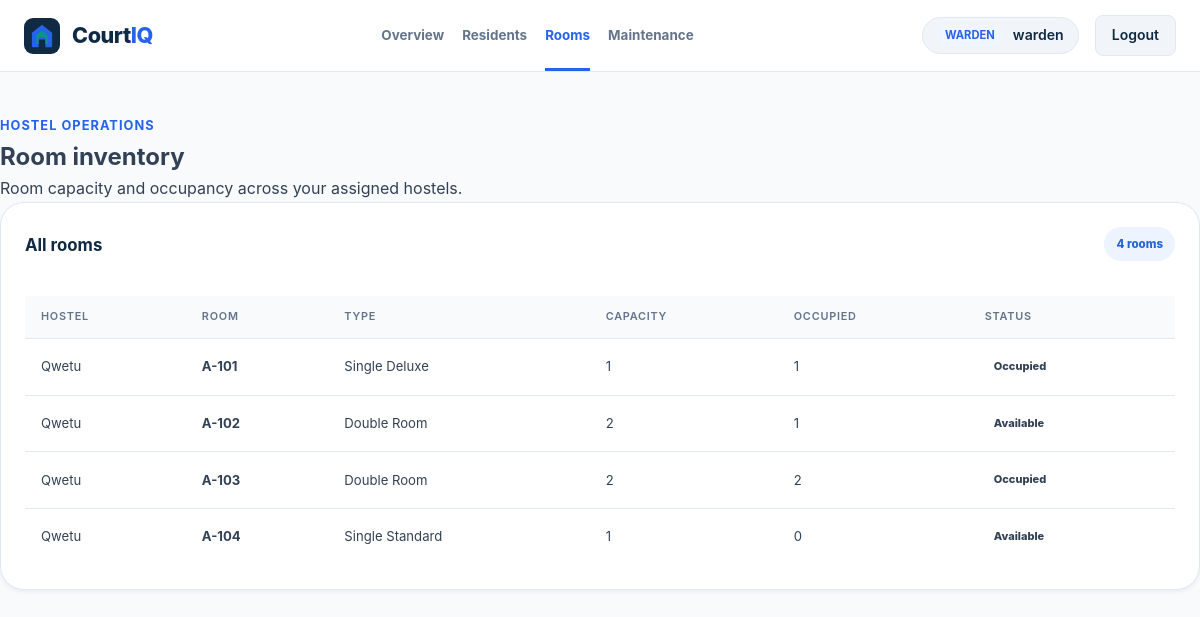
Page /warden/rooms.php (signed in) on the committed database.
### tables this page shows
CREATE TABLE IF NOT EXISTS `users` (
    `id` INT AUTO_INCREMENT PRIMARY KEY,
    `username` VARCHAR(80) NOT NULL UNIQUE,
    `email` VARCHAR(150) NOT NULL UNIQUE,
    `password_hash` VARCHAR(255) NOT NULL,
    `role` ENUM('student', 'warden', 'administrator') NOT NULL,
    `status` ENUM('active', 'inactive', 'suspended') NOT NULL DEFAULT 'active',
    `approval_status` ENUM('pending', 'approved', 'rejected') NOT NULL DEFAULT 'approved',
    `approval_decided_by` INT DEFAULT NULL,
    `approval_decided_at` DATETIME DEFAULT NULL,
    `created_at` TIMESTAMP DEFAULT CURRENT_TIMESTAMP,
    `updated_at` TIMESTAMP DEFAULT CURRENT_TIMESTAMP ON UPDATE CURRENT_TIMESTAMP,
    INDEX `idx_users_role` (`role`),
    INDEX `idx_users_status` (`status`),
    INDEX `idx_users_approval_status` (`approval_status`, `role`),
    FOREIGN KEY (`approval_decided_by`) REFERENCES `users`(`id`) ON DELETE SET NULL
);

CREATE TABLE IF NOT EXISTS `rooms` (
    `id` INT AUTO_INCREMENT PRIMARY KEY,
    `hostel_id` INT NOT NULL,
    `room_number` VARCHAR(50) NOT NULL,
    `room_type` VARCHAR(60) DEFAULT 'Standard',
    `capacity` INT NOT NULL DEFAULT 1,
    `occupied` INT NOT NULL DEFAULT 0,
    `status` ENUM('available', 'occupied', 'maintenance') NOT NULL DEFAULT 'available',
    `created_at` TIMESTAMP DEFAULT CURRENT_TIMESTAMP,
    FOREIGN KEY (`hostel_id`) REFERENCES `hostel_profiles`(`id`) ON DELETE CASCADE
);

CREATE TABLE IF NOT EXISTS `hostel_profiles` (
    `id` INT AUTO_INCREMENT PRIMARY KEY,
    `name` VARCHAR(150) NOT NULL,
    `location` VARCHAR(180) DEFAULT NULL,
    `capacity` INT NOT NULL DEFAULT 0,
    `created_at` TIMESTAMP DEFAULT CURRENT_TIMESTAMP
);

### includes/auth.php (called while the page is built, shortened)
<?php
require_once __DIR__ . '/functions.php';
function isLoggedIn(): bool
{
    return isset($_SESSION['courtiq_user']) && !empty($_SESSION['courtiq_user']['id']);
}
function currentUser(): ?array
{
    return isLoggedIn() ? $_SESSION['courtiq_user'] : null;
}
function projectUrl(string $path = ''): string
{
    $scriptName = $_SERVER['SCRIPT_NAME'] ?? '/index.php';
    $directory = str_replace('\\', '/', dirname($scriptName));
    $subdirs = ['student', 'warden', 'admin', 'includes', 'config', 'database'];
    $currentBase = basename($directory);
    if (in_array($currentBase, $subdirs, true)) {
        $directory = dirname($directory);
    }
    $root = rtrim(str_replace('\\', '/', $directory), '/');
    $cleanPath = ltrim($path, '/');
    return $root === '' ? '/' . $cleanPath : $root . '/' . $cleanPath;
}
function requireRole(array $allowedRoles): void
{
    require_once __DIR__ . '/db.php';
    $userId = (int)currentUser()['id'];
    $stmt = db()->prepare('SELECT u.username, u.email, u.role, u.status, u.approval_status, sp.full_name, sp.student_number
        FROM users u LEFT JOIN student_profiles sp ON sp.user_id = u.id WHERE u.id = ?');
    $stmt->bind_param('i', $userId);
    if (!$stmt->execute()) {
        error_log('CourtIQ could not execute the current account authorization check: ' . $stmt->error);
        $stmt->close();
        http_response_code(503);
        exit('Account authorization is temporarily unavailable.');
    }
    $user = $stmt->get_result()->fetch_assoc();
}

### includes/db.php (called while the page is built, shortened)
<?php
$dbConfigFile = __DIR__ . '/../config/database.php';
$dbConfig = require $dbConfigFile;
try {
    $db = @new mysqli(
        $dbConfig['host'],
        $dbConfig['username'],
        $dbConfig['password'],
        $dbConfig['database'],
        (int)$dbConfig['port']
    );
    if (!empty($dbConfig['charset'])) {
        $db->set_charset($dbConfig['charset']);
    }
} catch (Throwable $t) {
    error_log('CourtIQ Database Exception: ' . $t->getMessage());
    http_response_code(503);
    die('The CourtIQ database service is temporarily unavailable.');
}
function db(): mysqli
{
    global $db;
    return $db;
}

### includes/functions.php (called while the page is built, shortened)
<?php
function e(?string $value): string
{
    return htmlspecialchars((string)$value, ENT_QUOTES, 'UTF-8');
}

### warden/partials/scope.php (called while the page is built, shortened)
<?php
$wardenId = (int)currentUser()['id'];
$assignedHostelIds = [];
$assignmentStmt = db()->prepare('SELECT hostel_id FROM warden_assignments WHERE warden_id = ? AND active = 1');
$assignmentStmt->bind_param('i', $wardenId);
$assignmentStmt->execute();
$assignmentResult = $assignmentStmt->get_result();
while ($row = $assignmentResult->fetch_assoc()) {
    $assignedHostelIds[] = (int)$row['hostel_id'];
}
$hostelClause = $assignedHostelIds ? ' WHERE r.hostel_id IN (' . implode(',', $assignedHostelIds) . ')' : ' WHERE 1 = 0';

### warden/rooms.php (the view)
<?php
require_once __DIR__ . '/../includes/auth.php';
require_once __DIR__ . '/../includes/db.php';
requireRole(['warden']);
require __DIR__ . '/partials/scope.php';
$rooms = db()->query('SELECT r.room_number, r.room_type, r.capacity, r.occupied, r.status, h.name AS hostel_name
    FROM rooms r JOIN hostel_profiles h ON h.id = r.hostel_id' . $hostelClause . ' ORDER BY h.name, r.room_number')->fetch_all(MYSQLI_ASSOC);
?>
<!doctype html><html lang="en"><head><meta charset="utf-8"><meta name="viewport" content="width=device-width,initial-scale=1"><title>Rooms | CourtIQ</title><link rel="stylesheet" href="<?= projectUrl('assets/css/style.css') ?>"></head>
<body class="dashboard-layout"><?php require __DIR__ . '/partials/nav.php'; ?><main class="dashboard-content-main container">
    <section class="role-page-heading"><span class="dash-welcome-eyebrow">HOSTEL OPERATIONS</span><h1>Room inventory</h1><p>Room capacity and occupancy across your assigned hostels.</p></section>
    <section class="visual-card"><div class="admin-section-heading"><div><h2>All rooms</h2></div><span class="admin-count"><?= count($rooms) ?> rooms</span></div><div class="admin-table-wrap"><table class="dash-table admin-table"><thead><tr><th>Hostel</th><th>Room</th><th>Type</th><th>Capacity</th><th>Occupied</th><th>Status</th></tr></thead><tbody><?php foreach ($rooms as $room): ?><tr><td><?= e($room['hostel_name']) ?></td><td><strong><?= e($room['room_number']) ?></strong></td><td><?= e($room['room_type']) ?></td><td><?= (int)$room['capacity'] ?></td><td><?= (int)$room['occupied'] ?></td><td><span class="status-pill status-<?= e($room['status']) ?>"><?= e(ucfirst($room['status'])) ?></span></td></tr><?php endforeach; ?><?php if (!$rooms): ?><tr><td colspan="6" class="admin-empty">No rooms are available for your assigned hostels.</td></tr><?php endif; ?></tbody></table></div></section>
</main></body></html>

### warden/partials/nav.php (shortened to what this page needs)
<?php
$wardenPage = basename($_SERVER['SCRIPT_NAME'] ?? 'index.php');
?>
<header class="dashboard-nav-bar role-topbar">
    <div class="container dashboard-nav-inner">
        <a href="<?= projectUrl('index.php') ?>" class="brand" aria-label="CourtIQ home"><span class="brand-icon-box"></span><span class="brand-text">Court<span>IQ</span></span></a>
        <nav class="role-nav-links" aria-label="Warden navigation">
            <a class="<?= $wardenPage === 'index.php' ? 'is-active' : '' ?>" href="index.php">Overview</a>
            <a class="<?= $wardenPage === 'residents.php' ? 'is-active' : '' ?>" href="residents.php">Residents</a>
            <a class="<?= $wardenPage === 'rooms.php' ? 'is-active' : '' ?>" href="rooms.php">Rooms</a>
            <a class="<?= $wardenPage === 'maintenance.php' ? 'is-active' : '' ?>" href="maintenance.php">Maintenance</a>
        </nav>
        <div class="user-badge-wrap"><div class="user-profile-pill"><span class="role-tag-badge badge-warden">Warden</span><span><?= e(currentUser()['username']) ?></span></div><a href="<?= projectUrl('logout.php') ?>" class="btn btn-secondary btn-sm">Logout</a></div>
    </div>
</header>

### rows in the picture
users: username "warden"
rooms: hostel.name "Qwetu", room_number "A-101", room_type "Single Deluxe", capacity "1", occupied "1", status "Occupied"
rooms: hostel.name "Qwetu", room_number "A-102", room_type "Double Room", capacity "2", occupied "1", status "Available"
rooms: hostel.name "Qwetu", room_number "A-103", room_type "Double Room", capacity "2", occupied "2", status "Occupied"
rooms: hostel.name "Qwetu", room_number "A-104", room_type "Single Standard", capacity "1", occupied "0", status "Available"

### other values in the picture
count($rooms) "4"
